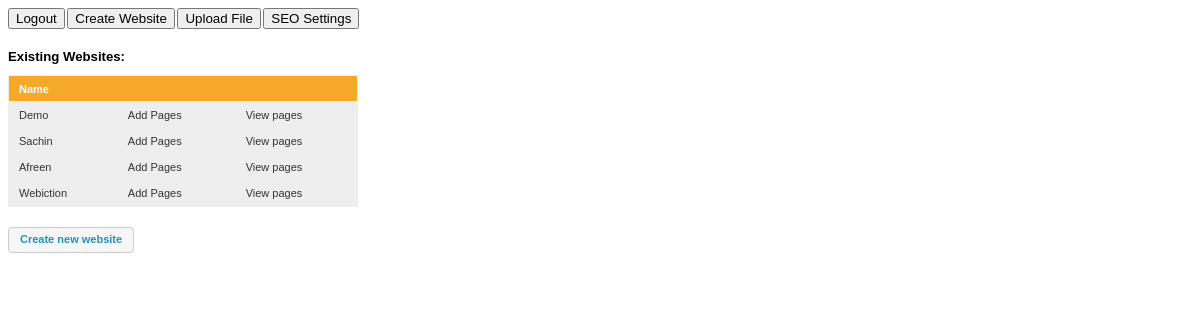
Page /create-website.php (signed in) on the earlier database version.
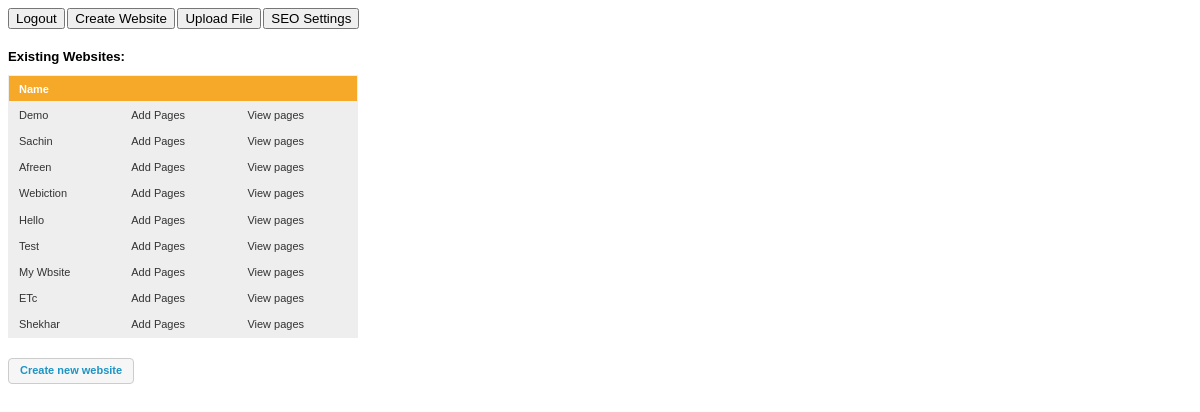
Same page on the later database version.
### tables this page shows
CREATE TABLE `website` (
  `website_id` bigint(20) NOT NULL auto_increment,
  `user_id` bigint(20) NOT NULL,
  `website_name` varchar(100) NOT NULL,
  `main_page` bigint(20) default NULL,
  PRIMARY KEY  (`website_id`)
);

### includes/dbconnect.php (called while the page is built, shortened)
<?php
class DBConnection
{
	private $connection;
	public function open_connection() {
		$this->connection = mysql_connect(DB_SERVER, DB_USER, DB_PASSWORD);
		if (!$this->connection) {
			die("Database connection failed: " . mysql_error());
		} else {
			$db_select = mysql_select_db(DB_DATABASE, $this->connection);
		}
	}
	public function query($sql) {
		$result = mysql_query($sql, $this->connection);
		return $result;
	}
	public function fetch_array($result_set) {
		return mysql_fetch_array($result_set);
	}
	public function num_rows($result_set) {
		return mysql_num_rows($result_set);
	}
	public function fetch_object($result_set)
	{
		return mysql_fetch_object($result_set);
	}
}
?>

### includes/user.php (called while the page is built, shortened)
<?php
include_once('dbconnect.php');
include_once('dblibrary.php');
class User extends DBLibrary
{
	var $database =null;
	function __construct()
	{
		$this->database = new DBConnection();
	}
	public function getuserid($username)
	{
		$query ="SELECT id FROM userinfo WHERE username ='$username'";
		$result_set = $this->database->query($query);
		return $result_set;
	}
}
?>

### includes/dblibrary.php (called while the page is built, shortened)
<?php
class DBLibrary
{
	public function num_rows($result_set)
	{
		return $this->database->num_rows($result_set);
	}
	public function fetch_object($result_set)
	{
		return $this->database->fetch_object($result_set);
	}
	public function fetch_array($result_set)
	{
		return $this->database->fetch_array($result_set);
	}
}
?>

### includes/website.php (called while the page is built, shortened)
<?php
include_once('dbconnect.php');
include_once('dblibrary.php');
class Website extends DBLibrary
{
	var $database = null;
	function __construct()
	{
		$this->database = new DBConnection();
	}
	public function getuserwebsites($user_id)
	{
		$query = "SELECT website_id, website_name, main_page FROM website WHERE user_id='$user_id'";
		$result_set = $this->database->query($query);
		return $result_set;
	}
}
?>

### includes/website-processing.php (the view, shortened to what this page needs)
<?php
	include_once('website.php');
	include_once('user.php');
	function getuserwebsites()
	{
		$website = new Website();
		$user = new User();
		$result = $user->getuserid($_SESSION['username']);
		$row = $user->fetch_object($result);
		$user_id = $row->id;
		$result = $website->getuserwebsites($user_id);
		if ($website->num_rows($result)>0) {
	        while ($row = $website->fetch_array($result)) {
	        	$main_page= $row['main_page'];
	        	if (is_null($main_page)) {
	        		echo "<tr><td><a href='set-home-page.php?website_id=".$row['website_id']."' title='Click to go website' target='_blank'>".$row['website_name']."</a></td>";
	        	} else {
	            	echo "<tr>
	            	<td><a href=websitepreview.php?website_id=".$row['website_id']."&pageurlid=".$main_page." title='Click to go website' target='_blank'>".$row['website_name']."</a></td>";
	            }
	            echo "<td><a href=add-pages.php?website_id=".$row['website_id'].">Add Pages</a></td><td><a href=viewpages.php?website_id=".$row['website_id'].">View pages</td>";
	        }
	    }
	    else{
	        echo "<tr><td>There are no websites.</td></tr>";
	    }
	}
?>

Differences in the rows shown:
changed website "Sachin": main_page empty → 7 (drawn)
changed website "Afreen": main_page empty → 1 (drawn)
changed website "Webiction": main_page empty → 15 (drawn)
added website: website_name "Hello"
added website: website_name "Test"
added website: website_name "My Wbsite"
added website: website_name "ETc"
added website: website_name "Shekhar"
